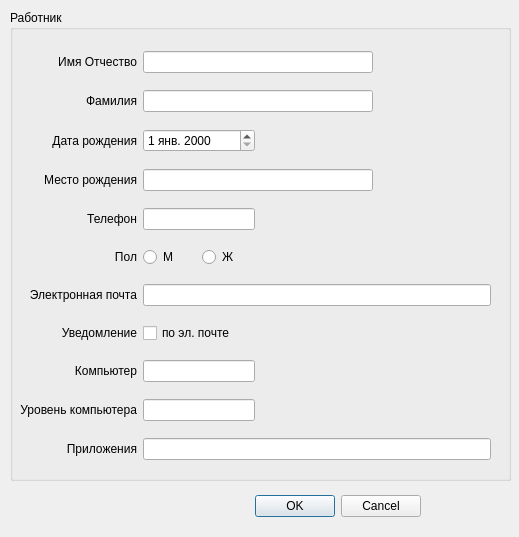
<?xml version="1.0" encoding="UTF-8"?>
<ui version="4.0">
 <class>EmployeeForm</class>
 <widget class="QDialog" name="EmployeeForm">
  <property name="geometry">
   <rect>
    <x>0</x>
    <y>0</y>
    <width>519</width>
    <height>537</height>
   </rect>
  </property>
  <property name="windowTitle">
   <string>Dialog</string>
  </property>
  <widget class="QGroupBox" name="groupBox">
   <property name="geometry">
    <rect>
     <x>10</x>
     <y>10</y>
     <width>501</width>
     <height>471</height>
    </rect>
   </property>
   <property name="locale">
    <locale language="Russian" country="RussianFederation"/>
   </property>
   <property name="title">
    <string>Работник</string>
   </property>
   <widget class="QWidget" name="gridLayoutWidget">
    <property name="geometry">
     <rect>
      <x>10</x>
      <y>30</y>
      <width>471</width>
      <height>441</height>
     </rect>
    </property>
    <layout class="QGridLayout" name="gridLayout" rowstretch="1,0,0,0,0,0,0,0,0,0,0">
     <item row="0" column="0">
      <widget class="QLabel" name="label">
       <property name="text">
        <string>Имя Отчество</string>
       </property>
       <property name="alignment">
        <set>Qt::AlignRight|Qt::AlignTrailing|Qt::AlignVCenter</set>
       </property>
      </widget>
     </item>
     <item row="1" column="0">
      <widget class="QLabel" name="label_2">
       <property name="text">
        <string>Фамилия</string>
       </property>
       <property name="alignment">
        <set>Qt::AlignRight|Qt::AlignTrailing|Qt::AlignVCenter</set>
       </property>
      </widget>
     </item>
     <item row="3" column="0">
      <widget class="QLabel" name="label_4">
       <property name="text">
        <string>Место рождения</string>
       </property>
       <property name="alignment">
        <set>Qt::AlignRight|Qt::AlignTrailing|Qt::AlignVCenter</set>
       </property>
      </widget>
     </item>
     <item row="4" column="0">
      <widget class="QLabel" name="label_5">
       <property name="text">
        <string>Телефон</string>
       </property>
       <property name="alignment">
        <set>Qt::AlignRight|Qt::AlignTrailing|Qt::AlignVCenter</set>
       </property>
      </widget>
     </item>
     <item row="5" column="0">
      <widget class="QLabel" name="label_6">
       <property name="text">
        <string>Пол</string>
       </property>
       <property name="alignment">
        <set>Qt::AlignRight|Qt::AlignTrailing|Qt::AlignVCenter</set>
       </property>
      </widget>
     </item>
     <item row="6" column="0">
      <widget class="QLabel" name="label_7">
       <property name="text">
        <string>Электронная почта</string>
       </property>
       <property name="alignment">
        <set>Qt::AlignRight|Qt::AlignTrailing|Qt::AlignVCenter</set>
       </property>
      </widget>
     </item>
     <item row="7" column="0">
      <widget class="QLabel" name="label_8">
       <property name="text">
        <string>Уведомление</string>
       </property>
       <property name="alignment">
        <set>Qt::AlignRight|Qt::AlignTrailing|Qt::AlignVCenter</set>
       </property>
      </widget>
     </item>
     <item row="8" column="0">
      <widget class="QLabel" name="label_9">
       <property name="text">
        <string>Компьютер</string>
       </property>
       <property name="alignment">
        <set>Qt::AlignRight|Qt::AlignTrailing|Qt::AlignVCenter</set>
       </property>
      </widget>
     </item>
     <item row="9" column="0">
      <widget class="QLabel" name="label_10">
       <property name="text">
        <string>Уровень компьютера</string>
       </property>
       <property name="alignment">
        <set>Qt::AlignRight|Qt::AlignTrailing|Qt::AlignVCenter</set>
       </property>
      </widget>
     </item>
     <item row="10" column="0">
      <widget class="QLabel" name="label_11">
       <property name="text">
        <string>Приложения</string>
       </property>
       <property name="alignment">
        <set>Qt::AlignRight|Qt::AlignTrailing|Qt::AlignVCenter</set>
       </property>
      </widget>
     </item>
     <item row="10" column="1" colspan="3">
      <widget class="QLineEdit" name="applicationsEdit"/>
     </item>
     <item row="2" column="0">
      <widget class="QLabel" name="label_3">
       <property name="text">
        <string>Дата рождения</string>
       </property>
       <property name="alignment">
        <set>Qt::AlignRight|Qt::AlignTrailing|Qt::AlignVCenter</set>
       </property>
      </widget>
     </item>
     <item row="6" column="1" colspan="3">
      <widget class="QLineEdit" name="emailEdit"/>
     </item>
     <item row="0" column="1" colspan="2">
      <widget class="QLineEdit" name="nameEdit">
       <property name="locale">
        <locale language="C" country="AnyCountry"/>
       </property>
      </widget>
     </item>
     <item row="1" column="1" colspan="2">
      <widget class="QLineEdit" name="surnameEdit"/>
     </item>
     <item row="2" column="1">
      <widget class="QDateEdit" name="dobEdit"/>
     </item>
     <item row="3" column="1" colspan="2">
      <widget class="QLineEdit" name="cityEdit"/>
     </item>
     <item row="4" column="1">
      <widget class="QLineEdit" name="phoneEdit"/>
     </item>
     <item row="7" column="1">
      <widget class="QCheckBox" name="enotCheckBox">
       <property name="text">
        <string>по эл. почте</string>
       </property>
      </widget>
     </item>
     <item row="8" column="1">
      <widget class="QLineEdit" name="computerEdit"/>
     </item>
     <item row="2" column="3">
      <spacer name="horizontalSpacer">
       <property name="orientation">
        <enum>Qt::Horizontal</enum>
       </property>
       <property name="sizeHint" stdset="0">
        <size>
         <width>40</width>
         <height>20</height>
        </size>
       </property>
      </spacer>
     </item>
     <item row="2" column="2">
      <spacer name="horizontalSpacer_2">
       <property name="orientation">
        <enum>Qt::Horizontal</enum>
       </property>
       <property name="sizeHint" stdset="0">
        <size>
         <width>40</width>
         <height>20</height>
        </size>
       </property>
      </spacer>
     </item>
     <item row="9" column="1">
      <widget class="QLineEdit" name="computer_levelEdit"/>
     </item>
     <item row="5" column="1">
      <layout class="QHBoxLayout" name="horizontalLayout">
       <item>
        <widget class="QRadioButton" name="maleRadioButton">
         <property name="text">
          <string>М</string>
         </property>
        </widget>
       </item>
       <item>
        <widget class="QRadioButton" name="femaleRadioButton">
         <property name="text">
          <string>Ж</string>
         </property>
        </widget>
       </item>
      </layout>
     </item>
    </layout>
   </widget>
  </widget>
  <widget class="QDialogButtonBox" name="buttonBox">
   <property name="geometry">
    <rect>
     <x>80</x>
     <y>490</y>
     <width>341</width>
     <height>32</height>
    </rect>
   </property>
   <property name="orientation">
    <enum>Qt::Horizontal</enum>
   </property>
   <property name="standardButtons">
    <set>QDialogButtonBox::Cancel|QDialogButtonBox::Ok</set>
   </property>
  </widget>
 </widget>
 <resources/>
 <connections>
  <connection>
   <sender>buttonBox</sender>
   <signal>accepted()</signal>
   <receiver>EmployeeForm</receiver>
   <slot>accept()</slot>
   <hints>
    <hint type="sourcelabel">
     <x>248</x>
     <y>254</y>
    </hint>
    <hint type="destinationlabel">
     <x>157</x>
     <y>274</y>
    </hint>
   </hints>
  </connection>
  <connection>
   <sender>buttonBox</sender>
   <signal>rejected()</signal>
   <receiver>EmployeeForm</receiver>
   <slot>reject()</slot>
   <hints>
    <hint type="sourcelabel">
     <x>316</x>
     <y>260</y>
    </hint>
    <hint type="destinationlabel">
     <x>286</x>
     <y>274</y>
    </hint>
   </hints>
  </connection>
 </connections>
</ui>
